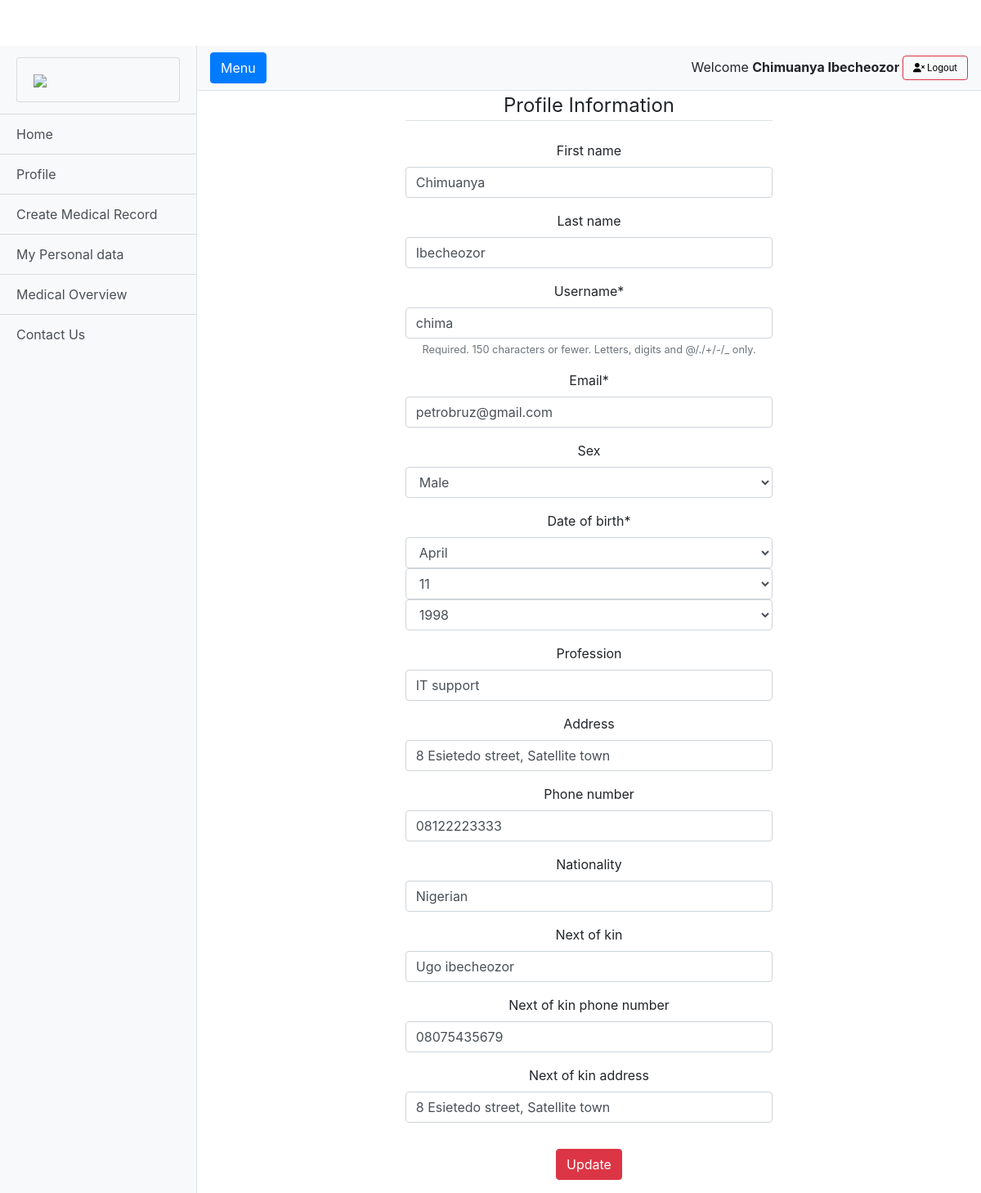
/accounts/profile/ (signed in), run on the app's committed database.
### accounts/models.py (models this page shows, shortened)
class Profile(models.Model):
    user = models.OneToOneField(User, on_delete=models.CASCADE)
    sex = models.CharField(choices=SEX_TYPE, null=True, blank=True, max_length=10)
    date_of_birth = models.DateField(null=True, blank=True)
    profession = models.CharField(null=True, blank=True, max_length=40)
    address = models.CharField(null=True, blank=True, max_length=50)
    phone_number = models.CharField(null=True, blank=True, max_length=20)
    Nationality = models.CharField(null=True, blank=True, max_length=20)
    next_of_kin = models.CharField(null=True, blank=True, max_length=40)
    next_of_kin_phone_number = models.CharField(null=True, blank=True, max_length=20)
    next_of_kin_address = models.CharField(null=True, blank=True, max_length=50)

### accounts/views.py (the view)
# urls.py: path('profile/', user_views.profile, name='profile'),
@login_required(login_url=reverse_lazy('login'))
def profile(request):
    if request.method == 'POST':
        u_form = UserUpdateForm(request.POST, instance=request.user)
        p_form = ProfileUpdateForm(request.POST, instance=request.user.profile)
        if u_form.is_valid and p_form.is_valid():
            u_form.save()
            p_form.save()
            sweetify.success(request, title='Account Updated', text='Your account has been updated!', icon='success', button='Ok', timer=3000)
            return redirect('home')
    else:
        u_form = UserUpdateForm(instance=request.user)
        p_form = ProfileUpdateForm(instance=request.user.profile)
    context = {
            'u_form': u_form,
            'p_form': p_form
    }
    return render(request, 'profile.html', context)

### accounts/forms.py
class UserUpdateForm(forms.ModelForm):
    email = forms.EmailField()
    class Meta:
        model = User
        fields = ['first_name', 'last_name', 'username', 'email']

class ProfileUpdateForm(forms.ModelForm):
    date_of_birth = forms.DateField(widget=forms.SelectDateWidget(years=YEARS))
    class Meta:
        model = Profile
        fields = ['sex', 'date_of_birth', 'profession', 'address', 'phone_number', 'Nationality', 'next_of_kin',
                  'next_of_kin_phone_number', 'next_of_kin_address']

### medicalapp/templatetags/is_already_applied.py (called while the page is built)
@register.filter(name='has_group')
def has_group(user, group_name):
    group = Group.objects.get(name=group_name)
    return True if group in user.groups.all() else False

### templates/profile.html (shortened to what this page needs)
{% extends 'base.html' %}
{% load crispy_forms_tags %}
{% load static %}
{% block content %}
{% include 'sidebar.html' %}
            <center>
                <div class="content-section col-md-6">
                    <form method="POST" enctype="multipart/form-data">
                        <fieldset class="form-group">
                            <legend class="border-bottom mb-4">Profile Information</legend>
                            {{ u_form|crispy }}
                            {{ p_form|crispy }}
                        </fieldset>
                        <div class="form-group">
                            <button class="btn btn-danger" type="submit">Update</button>
                        </div>
                    </form>
                </div>
            </center>
     </div>
</div>
{% endblock content %}

### templates/sidebar.html (shortened to what this page needs)
{% load static %}
{% load is_already_applied %}
 <div class="d-flex" id="wrapper">
    <div class="bg-light border-right" id="sidebar-wrapper">
      <div class="sidebar-heading">
          <a href="{% url 'home' %}" class="list-group-item list-group-item-action bg-light">
          <img style="width: 100%;" src="{% static 'img/healthpeople-41.jpg' %}">
          </a>
      </div>
      {% if user.is_authenticated %}
      <div class="list-group list-group-flush">
          <a href="{% url 'home' %}" class="list-group-item list-group-item-action bg-light">Home</a>
        <a href="{% url 'profile' %}" class="list-group-item list-group-item-action bg-light">Profile</a>
        <a href="{% url 'create-medical-record' %}" class="list-group-item list-group-item-action bg-light">Create Medical Record</a>
        <a href="{% url 'medical-record-list' %}" class="list-group-item list-group-item-action bg-light">My Personal data</a>
        <a href="{% url 'pie-chart' %}" class="list-group-item list-group-item-action bg-light">Medical Overview</a>
        <a href="{% url 'contact' %}" class="list-group-item list-group-item-action bg-light">Contact Us</a>
      </div>
      {% endif %}
    </div>
    <div id="page-content-wrapper">
      <nav class="navbar navbar-expand-lg navbar-light bg-light border-bottom">
        <button class="btn btn-primary" id="menu-toggle">Menu</button>
        <div class="collapse navbar-collapse" id="navbarSupportedContent">
            <ul class="navbar-nav ml-auto mt-2 mt-lg-0">
            {% if user.is_authenticated %}
            <li class="nav-item">
               Welcome <b>{{ user.first_name }} {{user.last_name}} </b>
                <button type="button" style="font-size: 70%;" class="btn btn-outline-danger">
                  <a href="{% url 'logout' %}" style="color:black;">
                      <i class="fa fa-user-times"></i> Logout
                  </a>
               </button>
            </li>
                {% endif %}
          </ul>
        </div>
      </nav>

### static/css/simple-sidebar.css (style rules this page uses)
body { overflow-x: hidden; }
#sidebar-wrapper { min-height: 100vh; margin-left: -15rem; -webkit-transition: margin .25s ease-out; -moz-transition: margin .25s ease-out; -o-transition: margin .25s ease-out; transition: margin .25s ease-out; }
#sidebar-wrapper .sidebar-heading { padding: 0.875rem 1.25rem; font-size: 1.2rem; }
#sidebar-wrapper .list-group { width: 15rem; }
#page-content-wrapper { min-width: 100vw; }
@media (min-width: 768px) { #sidebar-wrapper { margin-left: 0; } }
@media (min-width: 768px) { #page-content-wrapper { min-width: 0; width: 100%; } }

### static/css/full-width-pics.css (style rules this page uses)
body { padding-top: 56px; }

### data on the page
Profile: sex "Male", profession "IT support", address "8 Esietedo street, Satellite town", phone_number "08122223333", Nationality "Nigerian", next_of_kin "Ugo ibecheozor", next_of_kin_phone_number "08075435679", next_of_kin_address "8 Esietedo street, Satellite town"

### other printed values
{{ user.first_name }} "Chimuanya"
{{ user.last_name }} "Ibecheozor"
